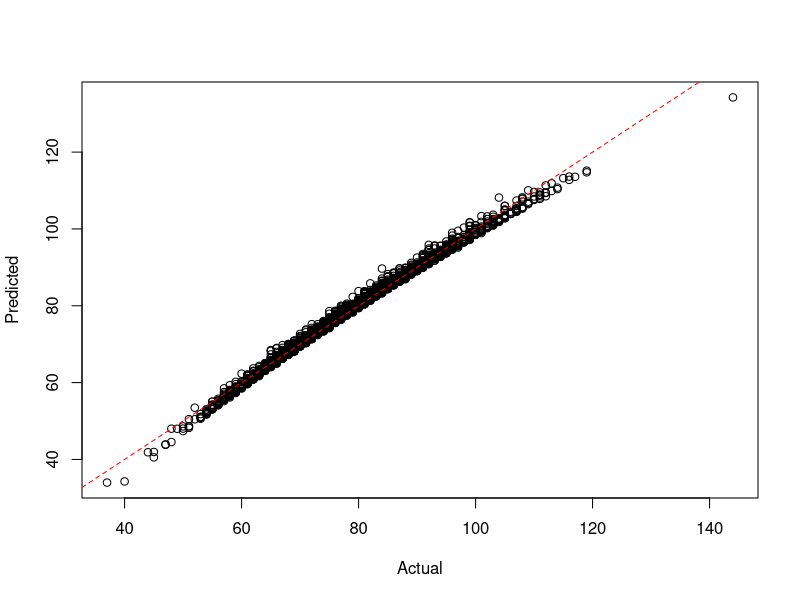

Write R code to recreate this figure.
setwd("c:/github/doerodney/NCAAB-D1M-2015-2016")

df = read.csv("dataframe.csv", header=TRUE)

summary(df)

# margin of victory
# df$mov = df$win_points_scored - df$loss_points_scored

model = lm(win_points_scored ~
	win_conference + 
	win_possessions + 
	win_offensive_rating + 
	win_defensive_rating + 
	win_personal_fouls + 
	loss_conference + 
	loss_possessions + 
	loss_offensive_rating + 
	loss_defensive_rating + 
	loss_defensive_rebounds + 
	loss_steals + 
	loss_blocked_shots + 
	loss_personal_fouls,
	data=df)

# remove low contributors
plotFit <- function(yObserved, yFitted, intercept=0) {
  plot(yObserved, yFitted, xlab="Actual", ylab="Predicted")
  abline(intercept, 1, lty=2, col=rgb(1,0,0))
}

plotFit(df$win_points_scored, fitted(model))


getGamePossessionRange <- function(df, teamName, opponentName) {
    teamPossessions <- getPossessions(df, teamName)
    opponentPossessions <- getPossessions(df, opponentName)
    
    possessions <- sort(c(teamPossessions, opponentPossessions))
    
    possessionRange <- seq(min(possessions), max(possessions))
    
    return(possessionRange)
}  


getPossessions <- function(df, teamName) {
    df <- as.data.frame(df)
    Possessions <- c(df$win_possessions[which(df$win_team == teamName)],
                     df$loss_possessions[which(df$loss_team == teamName)])
    return(Possessions)
}


getOffensiveRatings <- function(df, teamName) {
    df <- as.data.frame(df)
    OffensiveRatings <- c(df$win_offensive_rating[which(df$win_team == teamName)],
                          df$loss_offensive_rating[which(df$loss_team == teamName)])
    return(OffensiveRatings)
}


getDefensiveRatings <- function(df, teamName) {
    df <- as.data.frame(df)
    DefensiveRatings <- c(df$win_defensive_rating[which(df$win_team == teamName)],
                          df$loss_defensive_rating[which(df$loss_team == teamName)])
    return(DefensiveRatings)
}


getDefensiveRebounds <- function(df, teamName) {
    df <- as.data.frame(df)
    DefensiveRebounds <- c(df$win_defensive_rebounds[which(df$win_team == teamName)],
                              df$loss_defensive_rebounds[which(df$loss_team == teamName)])
    return(DefensiveRebounds)
}


getPersonalFouls <- function(df, teamName) {
    df <- as.data.frame(df)
    PersonalFouls <- c(df$win_personal_fouls[which(df$win_team == teamName)],
                       df$loss_personal_fouls[which(df$loss_team == teamName)])
    return(PersonalFouls)
}


getSteals <- function(df, teamName) {
    df <- as.data.frame(df)
    Steals <- c(df$win_steals[which(df$win_team == teamName)],
                df$loss_steals[which(df$loss_team == teamName)])
    return(Steals)
}


getBlockedShots <- function(df, teamName) {
    df <- as.data.frame(df)
    BlockedShots <- c(df$win_blocked_shots[which(df$win_team == teamName)],
                      df$loss_blocked_shots[which(df$loss_team == teamName)])
    return(BlockedShots)
}


getTeamConference <- function(df, teamName) {
    df <- as.data.frame(df)
  
    TeamConferences = df$win_conference[which(df$win_team == teamName)]
    if (length(TeamConferences) == 0) {
        TeamConferences = df$loss_conference[which(df$loss_team == teamName)]
    }
    return(as.character(TeamConferences[1]))
}


predictWinner <- function(teamName, opponentName, df, model, nScenarios=10000)
{
  gamePossessionRange = getGamePossessionRange(df, teamName, opponentName)    
    
  teamConference = getTeamConference(df, teamName)
  teamOffensiveRatings = getOffensiveRatings(df, teamName)
  teamDefensiveRatings = getDefensiveRatings(df, teamName)
  teamDefensiveRebounds  = getDefensiveRebounds(df, teamName)
  teamSteals = getSteals(df, teamName)
  teamPersonalFouls = getPersonalFouls(df, teamName)
  teamBlockedShots = getBlockedShots(df, teamName)
  
  opponentConference = getTeamConference(df, opponentName)
  opponentOffensiveRatings = getOffensiveRatings(df, opponentName)
  opponentDefensiveRatings = getDefensiveRatings(df, opponentName)
  opponentDefensiveRebounds  = getDefensiveRebounds(df, opponentName)
  opponentSteals = getSteals(df, opponentName)
  opponentPersonalFouls = getPersonalFouls(df, opponentName)
  opponentBlockedShots = getBlockedShots(df, opponentName)
  
  game_possessions = sample(gamePossessionRange, nScenarios, replace=TRUE)
  
  # Simulate data between the 10th and 90th quantile.
  minQuantile = 0.1
  maxQuantile = 0.9
  
  win_conference = rep(teamConference, nScenarios)
  win_possessions = game_possessions
  
  filtered = quantile(teamOffensiveRatings, c(minQuantile, maxQuantile))
  win_offensive_rating = runif(nScenarios, filtered[[1]], filtered[[2]])
  
  filtered = quantile(teamDefensiveRatings, c(minQuantile, maxQuantile))
  win_defensive_rating = runif(nScenarios, filtered[[1]], filtered[[2]])
  
  win_personal_fouls = sample(min(teamPersonalFouls):max(teamPersonalFouls), nScenarios, replace=TRUE)
  loss_conference = rep(opponentConference, nScenarios)
  loss_possessions = game_possessions
  
  filtered = quantile(opponentOffensiveRatings, c(minQuantile, maxQuantile))
  loss_offensive_rating = runif(nScenarios, filtered[[1]], filtered[[2]])
  
  filtered = quantile(opponentDefensiveRatings, c(minQuantile, maxQuantile))
  loss_defensive_rating = runif(nScenarios, filtered[[1]], filtered[[2]])
  loss_defensive_rebounds = runif(nScenarios, min(opponentDefensiveRebounds), max(opponentDefensiveRebounds))
  loss_steals = sample(min(opponentSteals):max(opponentSteals), nScenarios, replace=TRUE)
  loss_blocked_shots = sample(min(opponentBlockedShots):max(opponentBlockedShots), nScenarios, replace=TRUE)
  
  loss_personal_fouls = sample(min(opponentPersonalFouls):max(opponentPersonalFouls), nScenarios, replace=TRUE)
  
  # Create data frame for team score prediction.
  dfpt = cbind.data.frame(
    win_conference,
    win_possessions,
    win_offensive_rating,
    win_defensive_rating,
    win_personal_fouls,
    loss_conference,
    loss_possessions,
    loss_offensive_rating,
    loss_defensive_rating,
    loss_defensive_rebounds,
    loss_steals,
    loss_blocked_shots,
    loss_personal_fouls
  )
  
  teamPointsScored = round(predict(model, dfpt))
  
  # Create data frame for opponent score prediction.
  # Switch conferences
  x = loss_conference
  loss_conference = win_conference
  win_conference = x
  
  # Switch possessions
  x = loss_possessions
  loss_possessions = win_possessions
  win_possessions = x
  
  # Switch offensive ratings
  x = loss_offensive_rating
  loss_offensive_rating = win_offensive_rating
  win_offensive_rating = x
  
  # Switch defensive ratings
  x = loss_defensive_rating
  loss_defensive_rating = win_defensive_rating
  win_defensive_rating= x
  
  win_personal_fouls = sample(min(opponentPersonalFouls):max(opponentPersonalFouls), nScenarios, replace=TRUE)
  
  loss_defensive_rebounds = runif(nScenarios, min(teamDefensiveRebounds), max(teamDefensiveRebounds))
  loss_steals = sample(min(teamSteals):max(teamSteals), nScenarios, replace=TRUE)
  loss_blocked_shots = sample(min(teamBlockedShots):max(teamBlockedShots), nScenarios, replace=TRUE)
  loss_personal_fouls = sample(min(teamPersonalFouls):max(teamPersonalFouls), nScenarios, replace=TRUE)
  
  dfpo = cbind.data.frame(
    win_conference,
    win_possessions,
    win_offensive_rating,
    win_defensive_rating,
    win_personal_fouls,
    loss_conference,
    loss_possessions,
    loss_offensive_rating,
    loss_defensive_rating,
    loss_defensive_rebounds,
    loss_steals,
    loss_blocked_shots,
    loss_personal_fouls
  )
  
  # Predict opponent points scored.
  opponentPointsScored = round(predict(model, dfpo))
  
  # Make a dataframe of points scored.  Not sure why...
  pointsScored = cbind.data.frame(teamPointsScored, opponentPointsScored)
  
  # Produce/report a result message.
  teamWins = pointsScored$teamPointsScored > pointsScored$opponentPointsScored
  msg = sprintf("%d scenarios of %s versus %s:\n", nScenarios, teamName, opponentName)
  cat(msg)
  nTeamWins = length(which(teamWins == TRUE))
  nOpponentWins = nScenarios - nTeamWins
  margin = numeric(nScenarios)
  xlabel = ''
  ylabel = ''
  x = seq(1:nScenarios)
  win_team_name = ''
  scenarios_won = 0
  if (nTeamWins > nOpponentWins) {
    margin = sort(pointsScored$teamPointsScored - pointsScored$opponentPointsScored)
    
    win_team_name = teamName
    scenarios_won = nTeamWins
  } else {
    margin = sort(pointsScored$opponentPointsScored - pointsScored$teamPointsScored)
    win_team_name = opponentName
    scenarios_won = nOpponentWins
  }
  
  margin.min = min(margin)
  margin.max = max(margin)
  margin.mean = mean(margin)
  margin.sd = sd(margin)
  xlabel = sprintf("%s wins %d scenarios with a mean margin of %4.1f, sd = %5.2f.\n", win_team_name, scenarios_won, margin.mean, margin.sd)
  
  x = seq(margin.min, margin.max, length=1000)
  y = dnorm(x, mean=margin.mean, sd=margin.sd)
  plot(x, y, main=msg, xlab=xlabel, ylab=ylabel, type="l")
  
  abline(v=(mean(margin)))

  cat(xlabel)
  cat("\n")
  
  return(win_team_name)
}
# Run to here...

rpi_top_16 = c(
    'kansas-jayhawks', 
    'villanova-wildcats',
    'oklahoma-sooners',
    'oregon-ducks',
    'virginia-cavaliers',
    'xavier-musketeers',
    'north-carolina-tar-heels',
    'miami-fl-hurricanes',
    'maryland-terrapins',
    'utah-runnin-utes',
    'duke-blue-devils',
    'kentucky-wildcats',
    'iowa-hawkeyes',
    #'smu-mustangs',
    'west-virginia-mountaineers',
    'michigan-state-spartans',
    'dayton-flyers'
)

east_team_list = c(
    'villanova-wildcats',
    'michigan-state-spartans',
    'west-virginia-mountaineers',
    'utah-runnin-utes',
    'duke-blue-devils',
    'usc-trojans',
    'colorado-buffaloes',
    'pittsburgh-panthers',
    'monmouth-hawks',
    'butler-bulldogs',
    'florida-gators',
    'chattanooga-mocs',
    'akron-zips',
    'yale-bulldogs',
    'new-mexico-state-aggies',
    'north-florida-ospreys' 
)

# RPI = (WP * 0.25) + (OWP * 0.50) + (OOWP * 0.25)

predictBracketWinner<-function(team_list, df, model, nScenarios=10000)
{
  winner = ''
  
  # Preallocate vectors for subsequent rounds.
  quarter_finalist = character(8)
  semi_finalist = character(4)
  finalist = character(2)
  
  if (length(team_list == 16)) {
    cat("\n")
    cat("Round of 16:\n")
    quarter_finalist[1] = predictWinner(team_list[1], team_list[16], df, model, nScenarios) 
    quarter_finalist[2] = predictWinner(team_list[8], team_list[9], df, model, nScenarios)
    quarter_finalist[3] = predictWinner(team_list[5], team_list[12], df, model, nScenarios)
    quarter_finalist[4] = predictWinner(team_list[4], team_list[13], df, model, nScenarios)
    quarter_finalist[5] = predictWinner(team_list[6], team_list[11], df, model, nScenarios)
    quarter_finalist[6] = predictWinner(team_list[3], team_list[14], df, model, nScenarios)
    quarter_finalist[7] = predictWinner(team_list[7], team_list[10], df, model, nScenarios)
    quarter_finalist[8] = predictWinner(team_list[2], team_list[15], df, model, nScenarios)
    
    cat("\n")
    cat("Quarter-finals:\n")
    semi_finalist[1] = predictWinner(quarter_finalist[1], quarter_finalist[2], df, model, nScenarios)
    semi_finalist[2] = predictWinner(quarter_finalist[3], quarter_finalist[4], df, model, nScenarios)
    semi_finalist[3] = predictWinner(quarter_finalist[5], quarter_finalist[6], df, model, nScenarios)
    semi_finalist[4] = predictWinner(quarter_finalist[7], quarter_finalist[8], df, model, nScenarios)
    
    cat("\n")
    cat("Semi-finals:\n")
    finalist[1] = predictWinner(semi_finalist[1], semi_finalist[2], df, model, nScenarios)
    finalist[2] = predictWinner(semi_finalist[3], semi_finalist[4], df, model, nScenarios)
    
    cat("\n")
    cat("Final:\n")
    winner = predictWinner(finalist[1], finalist[2], df, model, nScenarios)
  }
  else {
    winner = sprintf("The team list needs 16 teams.  The supplied list has %d.", length(team_list))
  }
  
  return(winner)
}  


get_east_teams<-function()
{  
  teams = c('villanova-wildcats', 'virginia-cavaliers', 
  'oklahoma-sooners', 'louisville-cardinals',
  'uni-panthers', 'providence-friars',
  'michigan-state-spartans', 'north-carolina-state-wolfpack',
  'lsu-tigers', 'georgia-bulldogs', 
  'dayton-flyers', 'wyoming-cowboys', 
  'uc-irvine-anteaters', 'albany-great-danes', 
  'belmont-bruins', 'lafayette-leopards') 
  
  return(teams)
}  
 
 
get_midwest_teams<-function()
{
  teams = c('kentucky-wildcats', 'kansas-jayhawks', 
  'notre-dame-fighting-irish', 'maryland-terrapins', 
  'west-virginia-mountaineers','butler-bulldogs',  
  'wichita-state-shockers',  'cincinnati-bearcats', 
  'purdue-boilermakers', 'indiana-hoosiers', 
  'texas-longhorns', 'buffalo-bulls', 
  'valparaiso-crusaders', 'northeastern-huskies',
  'new-mexico-state-aggies', 'hampton-pirates')
  
  return(teams)
}


get_south_teams<-function()
{
  teams = c('duke-blue-devils','gonzaga-bulldogs',
  'iowa-state-cyclones', 'georgetown-hoyas',
  'utah-runnin-utes', 'smu-mustangs',
  'iowa-hawkeyes', 'san-diego-state-aztecs',
  'st-johns-red-storm', 'davidson-wildcats',
  'ucla-bruins', 'stephen-f-austin-lumberjacks',
  'eastern-washington-eagles', 'uab-blazers',
  'north-dakota-state-bison', 'robert-morris-colonials')
  
   return(teams)
}


get_west_teams<-function()
{
  teams = c('wisconsin-badgers', 'arizona-wildcats', 
  'baylor-bears', 'north-carolina-tar-heels', 
  'arkansas-razorbacks', 'xavier-musketeers',
  'vcu-rams', 'oregon-ducks',
  'oklahoma-state-cowboys', 'ohio-state-buckeyes',
  'ole-miss-rebels', 'wofford-terriers',
  'harvard-crimson', 'georgia-state-panthers',
  'texas-southern-tigers', 'coastal-carolina-chanticleers')
  
  return(teams)
}


predictTournamentWinner<-function(df, model)
{
	semifinalists = character(4)
	# East
	cat("\n")
    cat("East Bracket Championship:\n")
	teams = get_east_teams()
	semifinalists[1] = predictBracketWinner(teams, df, model)
	
	# Midwest
	cat("\n")
    cat("Midwest Bracket Championship:\n")
	teams = get_midwest_teams()
	semifinalists[2] = predictBracketWinner(teams, df, model)
	
	# West
	cat("\n")
    cat("West Bracket Championship:\n")
	teams = get_west_teams()
	semifinalists[3] = predictBracketWinner(teams, df, model)
	
	# South
	cat("\n")
    cat("South Bracket Championship:\n")
	teams = get_south_teams()
	semifinalists[4] = predictBracketWinner(teams, df, model)
	
	cat("\n")
    cat("Final Four:\n")
	finalists = character(2)
	finalists[1] = predictWinner(semifinalists[1], semifinalists[4], df, model)
	finalists[2] = predictWinner(semifinalists[2], semifinalists[3], df, model)
	cat("\n")
  
  cat("Final Two:\n")
  champion = predictWinner( finalists[1], finalists[2], df, model)
    
}

#---Run from top down to here.--------------------------------




getHomeAwayMarginOfVictory<- function( team_name, df) {
    # Determine indexes that involve team.
	win_index = which(df$win_team == team_name)
	loss_index = which(df$loss_team == team_name)
	
	# What were the win and loss margins?
	win_margin = df$win_points_scored[win_index] - df$loss_points[win_index]
	loss_margin = df$loss_points[loss_index] - df$win_points_scored[loss_index]
	
	# What courts were used?
	win_loss = c('home', 'away')
	win_court = ifelse(df$win_court[win_index] == win_loss[1], win_loss[1], win_loss[2])
	loss_court = ifelse(df$win_court[loss_index] == 'home', win_loss[2], win_loss[1])

	margin = c(win_margin, loss_margin)
	court = c(win_court, loss_court)
	court = as.factor(court)
	df_team = data.frame(margin, court)
	
	return(df_team)
}

getHomeCourtAdvantage <- function( team_name, df) {
	df_team = getHomeAwayMarginOfVictory(team_name, df)
	mdl = aov(margin ~ court, data=df_team)
	
	x = summary.lm(mdl)
	
	home_court_advantage = x$coefficients[1,1] + x$coefficients[2,1]
	probability = x$coefficients[2,4]
	
	alist = list('home_court_advantage'=home_court_advantage,
		'probability'=probability)
		
	return(alist)
}

plotHomeCourtAdvantage <- function( team_name, df) {
	df_team = getHomeAwayMarginOfVictory(team_name, df)
	alist = getHomeCourtAdvantage(team_name, df)
	home_court_advantage = alist$home_court_advantage
	probability = alist$probability
	
	significance = ifelse(probability < 0.05, 'significant', 'not significant')
	
	grand_mean = mean(df_team$margin)
	mean_margin_by_court = tapply(df_team$margin, df_team$court, mean)
	home_mean = mean_margin_by_court['home']
	away_mean = mean_margin_by_court['away']
	title = sprintf("Margin of victory against D1 opponents: %s", team_name)
	# x axis values are just an index.
	x = seq(1, length(df_team$margin))
	
	# Initially plot blanks just to initialize.
	ylabel = sprintf("Home court advantage: %2.0f (%s)", home_court_advantage, significance)
	plot(x, df_team$margin[x], main=title, xlab='game', ylab=ylabel, type='n')
	legend("topright", legend=c('home', 'away'), col=c('green', 'red'), pch=c(17,25))
	
	# Plot the mean lines.
	abline(h=0)
	abline(h=grand_mean)
	abline(h=home_mean, col='green')
	abline(h=away_mean, col='red')
	
	# Get indexes for home and away courts.
	home_index = which(df_team$court == 'home')
	away_index = which(df_team$court == 'away')
	
	# Plot points for home and away indexes.
	points(home_index, df_team$margin[home_index], col='green', pch=17)
	points(away_index, df_team$margin[away_index], col='red', pch=25)
}


plotOffensiveRating <- function( team_name, other_team_name, df) {
	# Get the offensive rating for each team in both win and loss results.
	# Get the relevant rows from the dataframe argument.
	
	# Create a subset dataframe.					  
	dfprime = subset(df, 
		select=c(win_team, win_offensive_rating, loss_team, loss_offensive_rating),
		subset=(win_team == team_name | loss_team == team_name |
		        win_team == other_team_name | loss_team == other_team_name))
	
	# Create labels for the legend.
	team_win_label = sprintf("%s win", team_name)
	team_loss_label = sprintf("%s loss", team_name)
	other_team_win_label = sprintf("%s win", other_team_name)
	other_team_loss_label = sprintf("%s loss", other_team_name)
	title_label = sprintf("Offensive ratings of %s and %s", team_name, other_team_name)
	
	# Plot points for team win and loss indexes.
	team_win_rows = which(dfprime$win_team == team_name)
	team_loss_rows = which(dfprime$loss_team == team_name)
	other_win_rows = which(dfprime$win_team == other_team_name)
	other_loss_rows = which(dfprime$loss_team == other_team_name)
	
	# Create initial plot data.
	x = c(team_win_rows, team_loss_rows, other_win_rows, other_loss_rows) 
	offensive_rating_list = c(
		dfprime$win_offensive_rating[team_win_rows],
		dfprime$loss_offensive_rating[team_loss_rows],
		dfprime$win_offensive_rating[other_win_rows],
		dfprime$loss_offensive_rating[other_loss_rows] )
	
	# Initially plot blanks just to initialize the graph.
	plot(x, offensive_rating_list, main=title_label, xlab='', ylab='offensive_rating', type='n')
	legend("topright", 
			legend=c(team_win_label, team_loss_label, 
			         other_team_win_label, other_team_loss_label), 
			col=c('green', 'red', 'blue', 'orange'), 
			pch=c(2, 6, 3, 4))
	
	points(team_win_rows, dfprime$win_offensive_rating[team_win_rows], col='green', pch=2)
	points(team_loss_rows, dfprime$loss_offensive_rating[team_loss_rows], col='red', pch=6)
	points(other_win_rows, dfprime$win_offensive_rating[other_win_rows], col='blue', pch=3)
	points(other_loss_rows, dfprime$loss_offensive_rating[other_loss_rows], col='red', pch=4)
}

plotDefensiveRating <- function( team_name, other_team_name, df) {
	# Get the defensive rating for each team in both win and loss results.
	# Get the relevant rows from the dataframe argument.
	# Create a subset dataframe.					  
	dfprime = subset(df, 
		select=c(win_team, win_defensive_rating, loss_team, loss_defensive_rating),
		subset=(win_team == team_name | loss_team == team_name |
		        win_team == other_team_name | loss_team == other_team_name))
	
	# Create labels for the legend.
	team_win_label = sprintf("%s win", team_name)
	team_loss_label = sprintf("%s loss", team_name)
	other_team_win_label = sprintf("%s win", other_team_name)
	other_team_loss_label = sprintf("%s loss", other_team_name)
	title_label = sprintf("Defensive ratings of %s and %s", team_name, other_team_name)
	
	# Plot points for team win and loss indexes.
	team_win_rows = which(dfprime$win_team == team_name)
	team_loss_rows = which(dfprime$loss_team == team_name)
	other_win_rows = which(dfprime$win_team == other_team_name)
	other_loss_rows = which(dfprime$loss_team == other_team_name)
	
	# Create initial plot data.
	x = c(team_win_rows, team_loss_rows, other_win_rows, other_loss_rows) 
	defensive_rating_list = c(
		dfprime$win_defensive_rating[team_win_rows],
		dfprime$loss_defensive_rating[team_loss_rows],
		dfprime$win_defensive_rating[other_win_rows],
		dfprime$loss_defensive_rating[other_loss_rows] )
	
	# Initially plot blanks just to initialize the graph.
	plot(x, defensive_rating_list, main=title_label, xlab='', ylab='defensive_rating', type='n')
	legend("topright", 
			legend=c(team_win_label, team_loss_label, 
			         other_team_win_label, other_team_loss_label), 
			col=c('green', 'red', 'blue', 'orange'), 
			pch=c(2, 6, 3, 4))
	
	points(team_win_rows, dfprime$win_defensive_rating[team_win_rows], col='green', pch=2)
	points(team_loss_rows, dfprime$loss_defensive_rating[team_loss_rows], col='red', pch=6)
	points(other_win_rows, dfprime$win_defensive_rating[other_win_rows], col='blue', pch=3)
	points(other_loss_rows, dfprime$loss_defensive_rating[other_loss_rows], col='red', pch=4)
}


# Bracket couples:
# 1-16
# 8-9
# 5-12
# 4-13
# 6-11
# 3-14
# 7-10
# 2-15



test_predictions<-function(game_date, data_date, df) 
{
   dfprime = df[which(df$date <= data_date), ]
   mprime = lm(win_points_scored ~
                 win_conference + 
                 win_possessions + 
                 win_offensive_rating + 
                 win_defensive_rating + 
                 win_personal_fouls + 
                 loss_conference + 
                 loss_possessions + 
                 loss_offensive_rating + 
                 loss_defensive_rating + 
                 loss_defensive_rebounds + 
                 loss_steals + 
                 loss_blocked_shots + 
                 loss_personal_fouls,
                 data=dfprime)
   win_team_list = df$win_team[which(df$date == game_date)]
   loss_team_list = df$loss_team[which(df$date == game_date)]
   
   game_count = length(win_team_list)
   
   correct_count = 0
   for (i in 1:game_count) {
     win_team = as.character(win_team_list[i])
     loss_team = as.character(loss_team_list[i])
     predicted_win_team = predictWinner(win_team, loss_team, dfprime, mprime)
     if (predicted_win_team == win_team) {
       correct_count = correct_count + 1
     }
   }
   
   sprintf("%d correct out of %d for %d using data from %d.", 
           correct_count, game_count, game_date, data_date)
}
